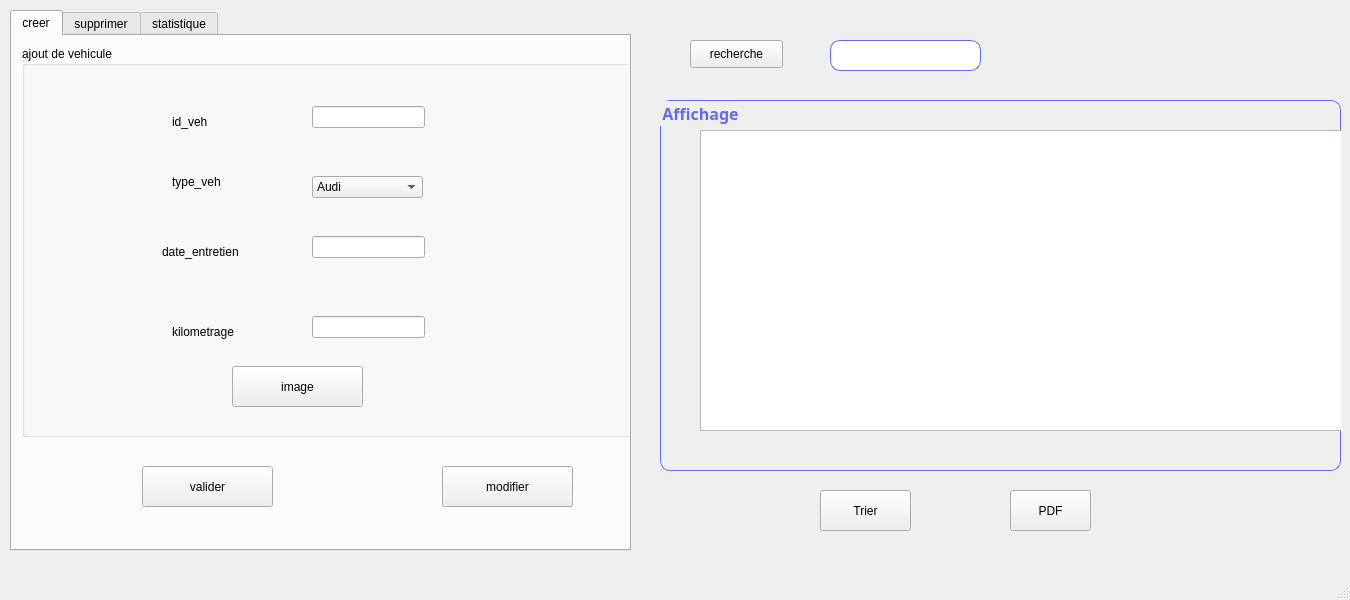
<?xml version="1.0" encoding="UTF-8"?>
<ui version="4.0">
 <class>MainWindow</class>
 <widget class="QMainWindow" name="MainWindow">
  <property name="geometry">
   <rect>
    <x>0</x>
    <y>0</y>
    <width>1350</width>
    <height>600</height>
   </rect>
  </property>
  <property name="windowTitle">
   <string>MainWindow</string>
  </property>
  <widget class="QWidget" name="centralwidget">
   <widget class="QTabWidget" name="tabWidget">
    <property name="geometry">
     <rect>
      <x>10</x>
      <y>10</y>
      <width>621</width>
      <height>541</height>
     </rect>
    </property>
    <property name="currentIndex">
     <number>0</number>
    </property>
    <widget class="QWidget" name="tab">
     <attribute name="title">
      <string>creer</string>
     </attribute>
     <widget class="QGroupBox" name="groupBox">
      <property name="geometry">
       <rect>
        <x>10</x>
        <y>10</y>
        <width>621</width>
        <height>391</height>
       </rect>
      </property>
      <property name="title">
       <string>ajout de vehicule</string>
      </property>
      <widget class="QLabel" name="label">
       <property name="geometry">
        <rect>
         <x>150</x>
         <y>60</y>
         <width>61</width>
         <height>31</height>
        </rect>
       </property>
       <property name="text">
        <string>id_veh</string>
       </property>
      </widget>
      <widget class="QLabel" name="label_2">
       <property name="geometry">
        <rect>
         <x>150</x>
         <y>120</y>
         <width>61</width>
         <height>31</height>
        </rect>
       </property>
       <property name="text">
        <string>type_veh</string>
       </property>
      </widget>
      <widget class="QLabel" name="label_3">
       <property name="geometry">
        <rect>
         <x>140</x>
         <y>190</y>
         <width>91</width>
         <height>31</height>
        </rect>
       </property>
       <property name="text">
        <string>date_entretien</string>
       </property>
      </widget>
      <widget class="QLabel" name="label_4">
       <property name="geometry">
        <rect>
         <x>150</x>
         <y>270</y>
         <width>81</width>
         <height>31</height>
        </rect>
       </property>
       <property name="text">
        <string>kilometrage</string>
       </property>
      </widget>
      <widget class="QLineEdit" name="lineid">
       <property name="geometry">
        <rect>
         <x>290</x>
         <y>60</y>
         <width>113</width>
         <height>22</height>
        </rect>
       </property>
      </widget>
      <widget class="QLineEdit" name="linedate">
       <property name="geometry">
        <rect>
         <x>290</x>
         <y>190</y>
         <width>113</width>
         <height>22</height>
        </rect>
       </property>
      </widget>
      <widget class="QLineEdit" name="linekilo">
       <property name="geometry">
        <rect>
         <x>290</x>
         <y>270</y>
         <width>113</width>
         <height>22</height>
        </rect>
       </property>
      </widget>
      <widget class="QComboBox" name="linetype">
       <property name="geometry">
        <rect>
         <x>290</x>
         <y>130</y>
         <width>111</width>
         <height>22</height>
        </rect>
       </property>
       <item>
        <property name="text">
         <string>Audi</string>
        </property>
       </item>
       <item>
        <property name="text">
         <string>BMW</string>
        </property>
       </item>
       <item>
        <property name="text">
         <string>Mercedes</string>
        </property>
       </item>
      </widget>
      <widget class="QPushButton" name="image">
       <property name="geometry">
        <rect>
         <x>210</x>
         <y>320</y>
         <width>131</width>
         <height>41</height>
        </rect>
       </property>
       <property name="text">
        <string>image</string>
       </property>
      </widget>
     </widget>
     <widget class="QPushButton" name="pushButton_ajout">
      <property name="geometry">
       <rect>
        <x>130</x>
        <y>430</y>
        <width>131</width>
        <height>41</height>
       </rect>
      </property>
      <property name="text">
       <string>valider</string>
      </property>
     </widget>
     <widget class="QPushButton" name="pushButton_modifier">
      <property name="geometry">
       <rect>
        <x>430</x>
        <y>430</y>
        <width>131</width>
        <height>41</height>
       </rect>
      </property>
      <property name="text">
       <string>modifier</string>
      </property>
     </widget>
     <widget class="QPushButton" name="pushButton_5">
      <property name="geometry">
       <rect>
        <x>670</x>
        <y>0</y>
        <width>91</width>
        <height>41</height>
       </rect>
      </property>
      <property name="styleSheet">
       <string notr="true">#pushButton_6{
color:white;
background-color:#6568F3;
border-radius:10px;
}
#pushButton_6:hover{
color:white;
background-color:#FF7244;
border-radius:10px;
}</string>
      </property>
      <property name="text">
       <string>rechercher</string>
      </property>
     </widget>
    </widget>
    <widget class="QWidget" name="tab_3">
     <attribute name="title">
      <string>supprimer</string>
     </attribute>
     <widget class="QLabel" name="label_5">
      <property name="geometry">
       <rect>
        <x>100</x>
        <y>100</y>
        <width>211</width>
        <height>16</height>
       </rect>
      </property>
      <property name="text">
       <string>donner l'ID du vehicule a supprimer:</string>
      </property>
     </widget>
     <widget class="QLineEdit" name="linesupp">
      <property name="geometry">
       <rect>
        <x>330</x>
        <y>100</y>
        <width>181</width>
        <height>22</height>
       </rect>
      </property>
     </widget>
     <widget class="QPushButton" name="pushButton_supprimer">
      <property name="geometry">
       <rect>
        <x>220</x>
        <y>190</y>
        <width>161</width>
        <height>41</height>
       </rect>
      </property>
      <property name="text">
       <string>supprimer</string>
      </property>
     </widget>
    </widget>
    <widget class="QWidget" name="tab_4">
     <attribute name="title">
      <string>statistique</string>
     </attribute>
     <widget class="QGroupBox" name="ajouter_p_4">
      <property name="geometry">
       <rect>
        <x>0</x>
        <y>0</y>
        <width>731</width>
        <height>491</height>
       </rect>
      </property>
      <property name="font">
       <font>
        <family>Montserrat ExtraBold</family>
        <pointsize>12</pointsize>
        <weight>75</weight>
        <italic>false</italic>
        <bold>true</bold>
       </font>
      </property>
      <property name="styleSheet">
       <string notr="true">#ajouter_p_2{
background-color:transparent;
border-radius:10px;
border: 1px solid #6568F3;
color:#6568F3;
}</string>
      </property>
      <property name="title">
       <string>Statistique</string>
      </property>
      <widget class="QPushButton" name="pushButton_4">
       <property name="geometry">
        <rect>
         <x>110</x>
         <y>410</y>
         <width>131</width>
         <height>41</height>
        </rect>
       </property>
       <property name="styleSheet">
        <string notr="true">#pushButton_6{
color:white;
background-color:#6568F3;
border-radius:10px;
}
#pushButton_6:hover{
color:white;
background-color:#FF7244;
border-radius:10px;
}</string>
       </property>
       <property name="text">
        <string>statistique</string>
       </property>
      </widget>
      <widget class="QFrame" name="statE">
       <property name="geometry">
        <rect>
         <x>60</x>
         <y>50</y>
         <width>641</width>
         <height>321</height>
        </rect>
       </property>
       <property name="frameShape">
        <enum>QFrame::StyledPanel</enum>
       </property>
       <property name="frameShadow">
        <enum>QFrame::Raised</enum>
       </property>
      </widget>
     </widget>
    </widget>
   </widget>
   <widget class="QPushButton" name="pushButton_6">
    <property name="geometry">
     <rect>
      <x>1010</x>
      <y>490</y>
      <width>81</width>
      <height>41</height>
     </rect>
    </property>
    <property name="styleSheet">
     <string notr="true"/>
    </property>
    <property name="text">
     <string>PDF</string>
    </property>
   </widget>
   <widget class="QPushButton" name="triId_8">
    <property name="geometry">
     <rect>
      <x>820</x>
      <y>490</y>
      <width>91</width>
      <height>41</height>
     </rect>
    </property>
    <property name="styleSheet">
     <string notr="true">#pushButton_6{
color:white;
background-color:#6568F3;
border-radius:19px;
}
#pushButton_6:hover{
color:white;
background-color:#FF7244;
border-radius:19px;
}</string>
    </property>
    <property name="text">
     <string>Trier</string>
    </property>
   </widget>
   <widget class="QLineEdit" name="recherche">
    <property name="geometry">
     <rect>
      <x>830</x>
      <y>40</y>
      <width>151</width>
      <height>31</height>
     </rect>
    </property>
    <property name="styleSheet">
     <string notr="true">border-radius:10px;
border:1px solid #6568F3;
</string>
    </property>
   </widget>
   <widget class="QGroupBox" name="ajouter_p_2">
    <property name="geometry">
     <rect>
      <x>660</x>
      <y>100</y>
      <width>681</width>
      <height>371</height>
     </rect>
    </property>
    <property name="font">
     <font>
      <family>Montserrat ExtraBold</family>
      <pointsize>12</pointsize>
      <weight>75</weight>
      <italic>false</italic>
      <bold>true</bold>
     </font>
    </property>
    <property name="styleSheet">
     <string notr="true">#ajouter_p_2{
background-color:transparent;
border-radius:10px;
border: 1px solid #6568F3;
color:#6568F3;
}</string>
    </property>
    <property name="title">
     <string>Affichage</string>
    </property>
    <widget class="QTableView" name="tab_produits_5">
     <property name="geometry">
      <rect>
       <x>160</x>
       <y>0</y>
       <width>481</width>
       <height>241</height>
      </rect>
     </property>
     <property name="styleSheet">
      <string notr="true">background:transparent;
border:none;</string>
     </property>
    </widget>
    <widget class="QTableView" name="tableView">
     <property name="geometry">
      <rect>
       <x>40</x>
       <y>30</y>
       <width>731</width>
       <height>301</height>
      </rect>
     </property>
    </widget>
   </widget>
   <widget class="QPushButton" name="recherche_2">
    <property name="geometry">
     <rect>
      <x>690</x>
      <y>40</y>
      <width>93</width>
      <height>28</height>
     </rect>
    </property>
    <property name="text">
     <string>recherche</string>
    </property>
   </widget>
  </widget>
  <widget class="QMenuBar" name="menubar">
   <property name="geometry">
    <rect>
     <x>0</x>
     <y>0</y>
     <width>1350</width>
     <height>26</height>
    </rect>
   </property>
  </widget>
  <widget class="QStatusBar" name="statusbar"/>
 </widget>
 <resources/>
 <connections/>
</ui>
